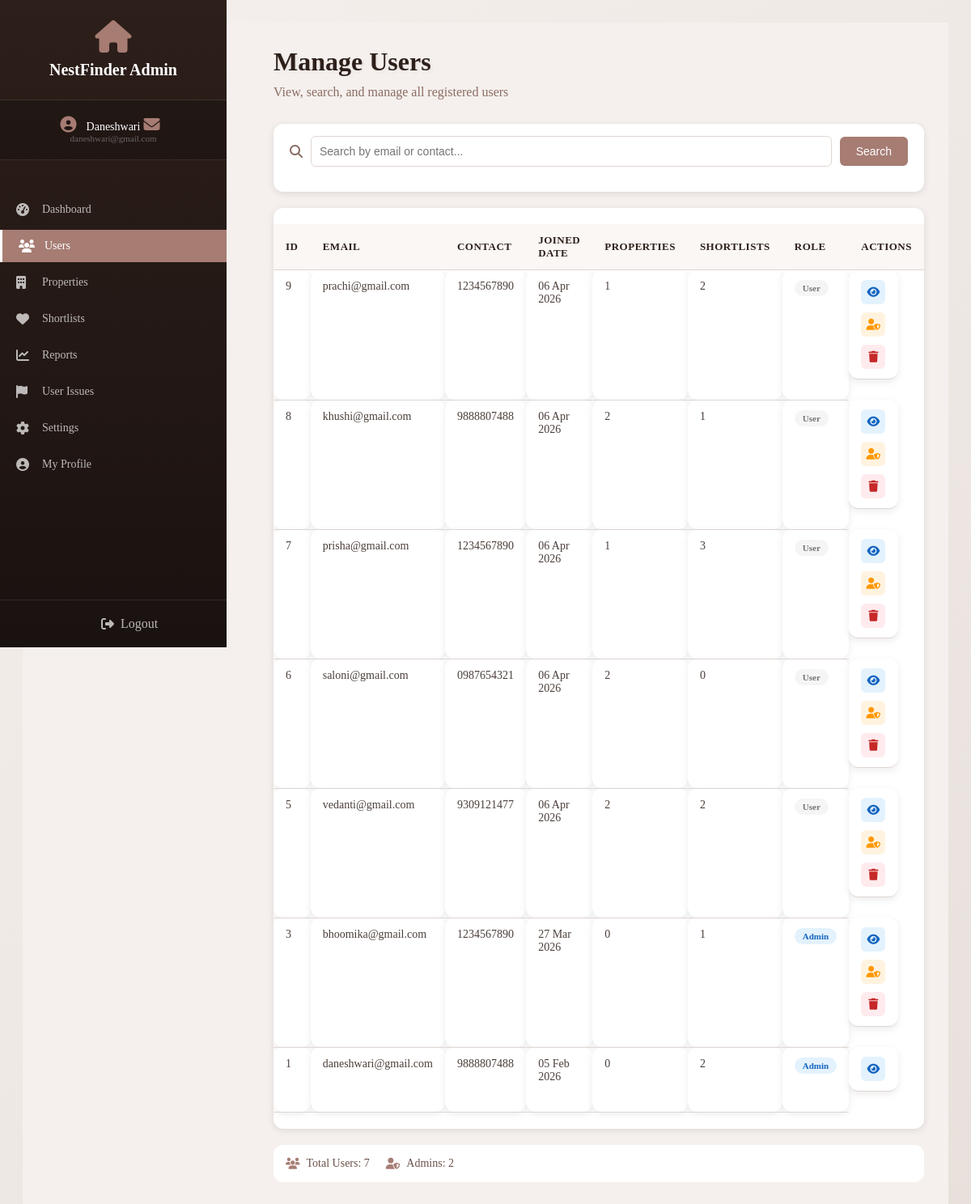
/admin_users.php (signed in), run on the app's committed database.
### tables this page shows
CREATE TABLE `users` (
  `user_id` int(11) NOT NULL,
  `name` varchar(100) NOT NULL,
  `email` varchar(100) NOT NULL,
  `contact` varchar(15) NOT NULL,
  `profile_picture` varchar(255) DEFAULT NULL,
  `password` varchar(255) NOT NULL,
  `is_admin` tinyint(1) NOT NULL DEFAULT 0,
  `created_at` timestamp NOT NULL DEFAULT current_timestamp(),
  `failed_attempts` int(11) DEFAULT 0,
  `last_failed` datetime DEFAULT NULL,
  `remember_token` varchar(255) DEFAULT NULL
);

### admin_users.php (the view, shortened to what this page needs)
<?php
include("db.php");
include("admin_sidebar.php");
$search = isset($_GET['search']) ? $_GET['search'] : '';
$where = "";
$limit = 10;
$page = isset($_GET['page']) ? (int)$_GET['page'] : 1;
$offset = ($page - 1) * $limit;
$totalQuery = mysqli_query($conn, "SELECT COUNT(*) as count FROM users $where");
$totalUsers = mysqli_fetch_assoc($totalQuery)['count'];
$usersQuery = mysqli_query($conn, "SELECT * FROM users $where ORDER BY user_id DESC LIMIT $offset, $limit");
?>
<!DOCTYPE html>
<html>
<head>
    <link rel="stylesheet" href="style.css">
    <link rel="stylesheet" href="https://cdnjs.cloudflare.com/ajax/libs/font-awesome/6.5.0/css/all.min.css">
</head>
<body>
<div class="admin-wrapper">
    <?php include("admin_sidebar.php"); ?>
    <div class="admin-main">
        <div class="admin-header">
            <h1>Manage Users</h1>
            <p>View, search, and manage all registered users</p>
        </div>
        <div class="search-bar">
            <form method="GET" action="">
                <div class="search-wrapper">
                    <i class="fas fa-search"></i>
                    <input type="text" name="search" placeholder="Search by email or contact..." value="<?php echo htmlspecialchars($search); ?>">
                    <button type="submit" class="search-btn">Search</button>
                </div>
            </form>
        </div>
        <div class="table-container">
            <table class="admin-table">
                <thead>
                    <tr>
                        <th>ID</th>
                        <th>Email</th>
                        <th>Contact</th>
                        <th>Joined Date</th>
                        <th>Properties</th>
                        <th>Shortlists</th>
                        <th>Role</th>
                        <th>Actions</th>
                    </tr>
                </thead>
                <tbody>
                    <?php if(mysqli_num_rows($usersQuery) > 0): ?>
                        <?php while($user = mysqli_fetch_assoc($usersQuery)):
                            $propCount = mysqli_fetch_assoc(mysqli_query($conn, "SELECT COUNT(*) as count FROM properties WHERE user_id = {$user['user_id']}"))['count'];
                            $shortCount = mysqli_fetch_assoc(mysqli_query($conn, "SELECT COUNT(*) as count FROM shortlist WHERE user_id = {$user['user_id']}"))['count'];
                        ?>
                        <tr>
                            <td><?php echo $user['user_id']; ?></td>
                            <td><?php echo $user['email']; ?></td>
                            <td><?php echo $user['contact']; ?></td>
                            <td><?php echo date('d M Y', strtotime($user['created_at'])); ?></td>
                            <td><?php echo $propCount; ?></td>
                            <td><?php echo $shortCount; ?></td>
                            <td>
                                <span class="role-badge <?php echo $user['is_admin'] == 1 ? 'admin' : 'user'; ?>">
                                    <?php echo $user['is_admin'] == 1 ? 'Admin' : 'User'; ?>
                                </span>
                            </td>
                            <td class="action-buttons">
                                <a href="admin_user_view.php?id=<?php echo $user['user_id']; ?>" class="action-btn view-btn" title="View">
                                    <i class="fas fa-eye"></i>
                                </a>
                                <?php if($user['user_id'] != $_SESSION['user_id']): ?>
                                    <a href="?toggle_admin=<?php echo $user['user_id']; ?>" class="action-btn role-btn" title="Toggle Admin Role" onclick="return confirm('Change user role?')">
                                        <i class="fas fa-user-shield"></i>
                                    </a>
                                    <a href="?delete_id=<?php echo $user['user_id']; ?>" class="action-btn delete-btn" title="Delete" onclick="return confirm('Delete this user? All their properties will also be deleted.')">
                                        <i class="fas fa-trash"></i>
                                    </a>
                                <?php endif; ?>
                            </td>
                        </tr>
                        <?php endwhile; ?>
                    <?php else: ?>
                        <tr>
                            <td colspan="8" class="no-data">No users found</td>
                        </tr>
                    <?php endif; ?>
                </tbody>
            </table>
        </div>
        <div class="stats-summary">
            <div class="summary-item">
                <i class="fas fa-users"></i>
                <span>Total Users: <?php echo $totalUsers; ?></span>
            </div>
            <div class="summary-item">
                <i class="fas fa-user-shield"></i>
                <span>Admins: <?php echo mysqli_fetch_assoc(mysqli_query($conn, "SELECT COUNT(*) as count FROM users WHERE is_admin = 1"))['count']; ?></span>
            </div>
        </div>
    </div>
</div>
</body>
</html>

### data on the page
users: user_id "9", email "prachi@gmail.com", contact "1234567890", created_at "06 Apr 2026", propCount "1", shortCount "2", is_admin "User"
users: user_id "8", email "khushi@gmail.com", contact "9888807488", created_at "06 Apr 2026", propCount "2", shortCount "1", is_admin "User"
users: user_id "7", email "prisha@gmail.com", contact "1234567890", created_at "06 Apr 2026", propCount "1", shortCount "3", is_admin "User"
users: user_id "6", email "saloni@gmail.com", contact "0987654321", created_at "06 Apr 2026", propCount "2", shortCount "0", is_admin "User"
users: user_id "5", email "vedanti@gmail.com", contact "9309121477", created_at "06 Apr 2026", propCount "2", shortCount "2", is_admin "User"
users: user_id "3", email "bhoomika@gmail.com", contact "1234567890", created_at "27 Mar 2026", propCount "0", shortCount "1", is_admin "Admin"
users: user_id "1", email "daneshwari@gmail.com", contact "9888807488", created_at "05 Feb 2026", propCount "0", shortCount "2", is_admin "Admin"

### other printed values
$_SESSION['name'] "Daneshwari Daneshwari"
$_SESSION['email'] "daneshwari@gmail.com daneshwari@gmail.com"
$totalUsers "7"
